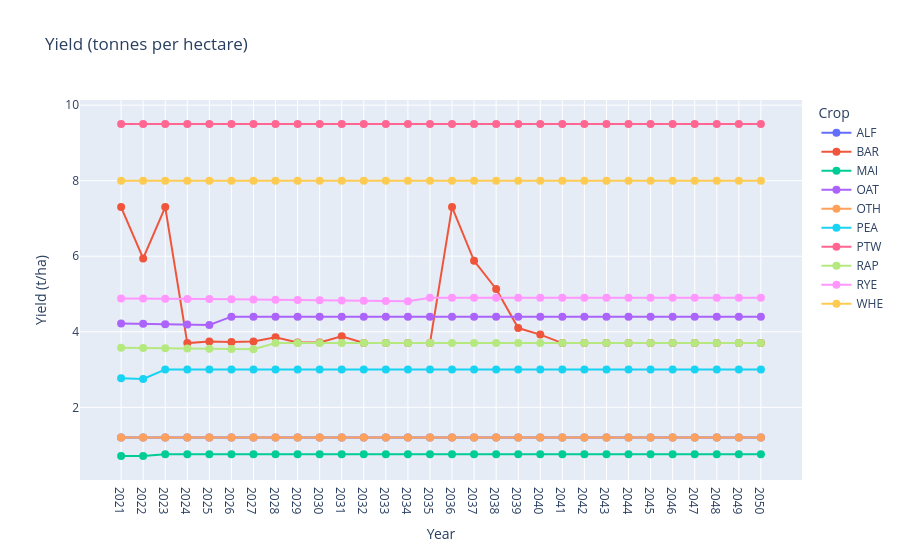

The cell this chart's notebook holds for it:
### Code cell
import plotly.express as px

# Multiply all numeric columns except 'YEAR' by 10
crops_yield_df.loc[:, crops_yield_df.columns != 'YEAR'] = (
    crops_yield_df.loc[:, crops_yield_df.columns != 'YEAR'] * 10
)

# Plot only if multiple columns exist
if len(crops_yield_df.columns) > 1:
    # Melt the dataframe to long format
    df_melted = crops_yield_df.melt(
        id_vars='YEAR',
        var_name='Crop',
        value_name='Yield'
    )

    # Create interactive line+marker plot
    fig = px.line(
        df_melted,
        x='YEAR',
        y='Yield',
        color='Crop',
        markers=True,
        labels={'YEAR': 'Year', 'Yield': 'Yield (t/ha)'},
        title='Yield (tonnes per hectare)'
    )

    fig.update_traces(marker=dict(size=8))
    fig.update_layout(
        xaxis=dict(type='category'),
        yaxis=dict(title='Yield (t/ha)')
    )
    fig.show()

### Figure 1 — Plotly figure (JSON) as saved in the notebook; plotly's stock layout.template omitted (floating-point values rounded to 4 significant figures)
{"data": [{"hovertemplate": "Crop=ALF<br>Year=%{x}<br>Yield (t/ha)=%{y}<extra></extra>", "legendgroup": "ALF", "line": {"color": "#636efa", "dash": "solid"}, "marker": {"size": 8, "symbol": "circle"}, "mode": "lines+markers", "name": "ALF", "orientation": "v", "showlegend": true, "type": "scatter", "x": [2021, 2022, 2023, 2024, 2025, 2026, 2027, 2028, 2029, 2030, 2031, 2032, 2033, 2034, 2035, 2036, 2037, 2038, 2039, 2040, 2041, 2042, 2043, 2044, 2045, 2046, 2047, 2048, 2049, 2050], "xaxis": "x", "y": [1.2, 1.2, 1.2, 1.2, 1.2, 1.2, 1.2, 1.2, 1.2, 1.2, 1.2, 1.2, 1.2, 1.2, 1.2, 1.2, 1.2, 1.2, 1.2, 1.2, 1.2, 1.2, 1.2, 1.2, 1.2, 1.2, 1.2, 1.2, 1.2, 1.2], "yaxis": "y"}, {"hovertemplate": "Crop=BAR<br>Year=%{x}<br>Yield (t/ha)=%{y}<extra></extra>", "legendgroup": "BAR", "line": {"color": "#EF553B", "dash": "solid"}, "marker": {"size": 8, "symbol": "circle"}, "mode": "lines+markers", "name": "BAR", "orientation": "v", "showlegend": true, "type": "scatter", "x": [2021, 2022, 2023, 2024, 2025, 2026, 2027, 2028, 2029, 2030, 2031, 2032, 2033, 2034, 2035, 2036, 2037, 2038, 2039, 2040, 2041, 2042, 2043, 2044, 2045, 2046, 2047, 2048, 2049, 2050], "xaxis": "x", "y": [7.3, 5.942, 7.3, 3.7, 3.745, 3.725, 3.743, 3.853, 3.716, 3.717, 3.879, 3.7, 3.7, 3.7, 3.7, 7.3, 5.878, 5.133, 4.098, 3.925, 3.7, 3.7, 3.7, 3.7, 3.7, 3.7, 3.7, 3.7, 3.7, 3.7], "yaxis": "y"}, {"hovertemplate": "Crop=MAI<br>Year=%{x}<br>Yield (t/ha)=%{y}<extra></extra>", "legendgroup": "MAI", "line": {"color": "#00cc96", "dash": "solid"}, "marker": {"size": 8, "symbol": "circle"}, "mode": "lines+markers", "name": "MAI", "orientation": "v", "showlegend": true, "type": "scatter", "x": [2021, 2022, 2023, 2024, 2025, 2026, 2027, 2028, 2029, 2030, 2031, 2032, 2033, 2034, 2035, 2036, 2037, 2038, 2039, 2040, 2041, 2042, 2043, 2044, 2045, 2046, 2047, 2048, 2049, 2050], "xaxis": "x", "y": [0.7107, 0.7132, 0.76, 0.76, 0.76, 0.76, 0.76, 0.76, 0.76, 0.76, 0.76, 0.76, 0.76, 0.76, 0.76, 0.76, 0.76, 0.76, 0.76, 0.76, 0.76, 0.76, 0.76, 0.76, 0.76, 0.76, 0.76, 0.76, 0.76, 0.76], "yaxis": "y"}, {"hovertemplate": "Crop=OAT<br>Year=%{x}<br>Yield (t/ha)=%{y}<extra></extra>", "legendgroup": "OAT", "line": {"color": "#ab63fa", "dash": "solid"}, "marker": {"size": 8, "symbol": "circle"}, "mode": "lines+markers", "name": "OAT", "orientation": "v", "showlegend": true, "type": "scatter", "x": [2021, 2022, 2023, 2024, 2025, 2026, 2027, 2028, 2029, 2030, 2031, 2032, 2033, 2034, 2035, 2036, 2037, 2038, 2039, 2040, 2041, 2042, 2043, 2044, 2045, 2046, 2047, 2048, 2049, 2050], "xaxis": "x", "y": [4.222, 4.211, 4.201, 4.191, 4.18, 4.4, 4.4, 4.4, 4.4, 4.4, 4.4, 4.4, 4.4, 4.4, 4.4, 4.4, 4.4, 4.4, 4.4, 4.4, 4.4, 4.4, 4.4, 4.4, 4.4, 4.4, 4.4, 4.4, 4.4, 4.4], "yaxis": "y"}, {"hovertemplate": "Crop=OTH<br>Year=%{x}<br>Yield (t/ha)=%{y}<extra></extra>", "legendgroup": "OTH", "line": {"color": "#FFA15A", "dash": "solid"}, "marker": {"size": 8, "symbol": "circle"}, "mode": "lines+markers", "name": "OTH", "orientation": "v", "showlegend": true, "type": "scatter", "x": [2021, 2022, 2023, 2024, 2025, 2026, 2027, 2028, 2029, 2030, 2031, 2032, 2033, 2034, 2035, 2036, 2037, 2038, 2039, 2040, 2041, 2042, 2043, 2044, 2045, 2046, 2047, 2048, 2049, 2050], "xaxis": "x", "y": [1.2, 1.2, 1.2, 1.2, 1.2, 1.2, 1.2, 1.2, 1.2, 1.2, 1.2, 1.2, 1.2, 1.2, 1.2, 1.2, 1.2, 1.2, 1.2, 1.2, 1.2, 1.2, 1.2, 1.2, 1.2, 1.2, 1.2, 1.2, 1.2, 1.2], "yaxis": "y"}, {"hovertemplate": "Crop=PEA<br>Year=%{x}<br>Yield (t/ha)=%{y}<extra></extra>", "legendgroup": "PEA", "line": {"color": "#19d3f3", "dash": "solid"}, "marker": {"size": 8, "symbol": "circle"}, "mode": "lines+markers", "name": "PEA", "orientation": "v", "showlegend": true, "type": "scatter", "x": [2021, 2022, 2023, 2024, 2025, 2026, 2027, 2028, 2029, 2030, 2031, 2032, 2033, 2034, 2035, 2036, 2037, 2038, 2039, 2040, 2041, 2042, 2043, 2044, 2045, 2046, 2047, 2048, 2049, 2050], "xaxis": "x", "y": [2.771, 2.748, 3.0, 3.0, 3.0, 3.0, 3.0, 3.0, 3.0, 3.0, 3.0, 3.0, 3.0, 3.0, 3.0, 3.0, 3.0, 3.0, 3.0, 3.0, 3.0, 3.0, 3.0, 3.0, 3.0, 3.0, 3.0, 3.0, 3.0, 3.0], "yaxis": "y"}, {"hovertemplate": "Crop=PTW<br>Year=%{x}<br>Yield (t/ha)=%{y}<extra></extra>", "legendgroup": "PTW", "line": {"color": "#FF6692", "dash": "solid"}, "marker": {"size": 8, "symbol": "circle"}, "mode": "lines+markers", "name": "PTW", "orientation": "v", "showlegend": true, "type": "scatter", "x": [2021, 2022, 2023, 2024, 2025, 2026, 2027, 2028, 2029, 2030, 2031, 2032, 2033, 2034, 2035, 2036, 2037, 2038, 2039, 2040, 2041, 2042, 2043, 2044, 2045, 2046, 2047, 2048, 2049, 2050], "xaxis": "x", "y": [9.5, 9.5, 9.5, 9.5, 9.5, 9.5, 9.5, 9.5, 9.5, 9.5, 9.5, 9.5, 9.5, 9.5, 9.5, 9.5, 9.5, 9.5, 9.5, 9.5, 9.5, 9.5, 9.5, 9.5, 9.5, 9.5, 9.5, 9.5, 9.5, 9.5], "yaxis": "y"}, {"hovertemplate": "Crop=RAP<br>Year=%{x}<br>Yield (t/ha)=%{y}<extra></extra>", "legendgroup": "RAP", "line": {"color": "#B6E880", "dash": "solid"}, "marker": {"size": 8, "symbol": "circle"}, "mode": "lines+markers", "name": "RAP", "orientation": "v", "showlegend": true, "type": "scatter", "x": [2021, 2022, 2023, 2024, 2025, 2026, 2027, 2028, 2029, 2030, 2031, 2032, 2033, 2034, 2035, 2036, 2037, 2038, 2039, 2040, 2041, 2042, 2043, 2044, 2045, 2046, 2047, 2048, 2049, 2050], "xaxis": "x", "y": [3.578, 3.572, 3.564, 3.558, 3.552, 3.545, 3.539, 3.7, 3.7, 3.7, 3.7, 3.7, 3.7, 3.7, 3.7, 3.7, 3.7, 3.7, 3.7, 3.7, 3.7, 3.7, 3.7, 3.7, 3.7, 3.7, 3.7, 3.7, 3.7, 3.7], "yaxis": "y"}, {"hovertemplate": "Crop=RYE<br>Year=%{x}<br>Yield (t/ha)=%{y}<extra></extra>", "legendgroup": "RYE", "line": {"color": "#FF97FF", "dash": "solid"}, "marker": {"size": 8, "symbol": "circle"}, "mode": "lines+markers", "name": "RYE", "orientation": "v", "showlegend": true, "type": "scatter", "x": [2021, 2022, 2023, 2024, 2025, 2026, 2027, 2028, 2029, 2030, 2031, 2032, 2033, 2034, 2035, 2036, 2037, 2038, 2039, 2040, 2041, 2042, 2043, 2044, 2045, 2046, 2047, 2048, 2049, 2050], "xaxis": "x", "y": [4.88, 4.88, 4.874, 4.87, 4.864, 4.857, 4.851, 4.845, 4.838, 4.832, 4.826, 4.82, 4.813, 4.807, 4.9, 4.9, 4.9, 4.9, 4.9, 4.9, 4.9, 4.9, 4.9, 4.9, 4.9, 4.9, 4.9, 4.9, 4.9, 4.9], "yaxis": "y"}, {"hovertemplate": "Crop=WHE<br>Year=%{x}<br>Yield (t/ha)=%{y}<extra></extra>", "legendgroup": "WHE", "line": {"color": "#FECB52", "dash": "solid"}, "marker": {"size": 8, "symbol": "circle"}, "mode": "lines+markers", "name": "WHE", "orientation": "v", "showlegend": true, "type": "scatter", "x": [2021, 2022, 2023, 2024, 2025, 2026, 2027, 2028, 2029, 2030, 2031, 2032, 2033, 2034, 2035, 2036, 2037, 2038, 2039, 2040, 2041, 2042, 2043, 2044, 2045, 2046, 2047, 2048, 2049, 2050], "xaxis": "x", "y": [8.0, 8.0, 8.0, 8.0, 8.0, 8.0, 8.0, 8.0, 8.0, 8.0, 8.0, 8.0, 8.0, 8.0, 8.0, 8.0, 8.0, 8.0, 8.0, 8.0, 8.0, 8.0, 8.0, 8.0, 8.0, 8.0, 8.0, 8.0, 8.0, 8.0], "yaxis": "y"}], "layout": {"legend": {"title": {"text": "Crop"}, "tracegroupgap": 0}, "title": {"text": "Yield (tonnes per hectare)"}, "xaxis": {"anchor": "y", "domain": [0, 1], "title": {"text": "Year"}, "type": "category"}, "yaxis": {"anchor": "x", "domain": [0, 1], "title": {"text": "Yield (t/ha)"}}}}
